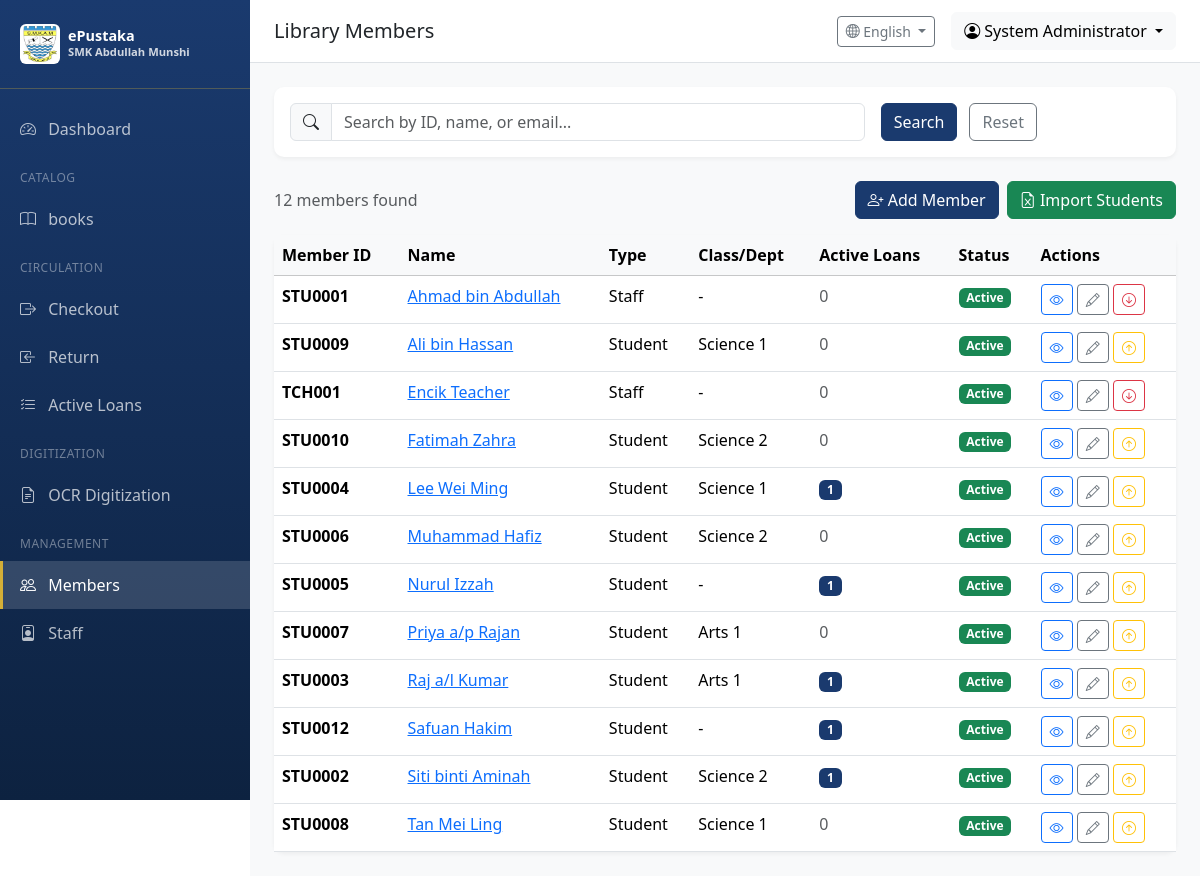
/users/members (signed in), run on the app's committed database.
### app/models/user.py (models this page shows, shortened)
class User(UserMixin, db.Model):
    __tablename__ = 'users'
    id = db.Column(db.Integer, primary_key=True)
    username = db.Column(db.String(64), unique=True, nullable=False, index=True)
    email = db.Column(db.String(120), unique=True, nullable=False, index=True)
    password_hash = db.Column(db.String(256), nullable=False)
    full_name = db.Column(db.String(128))
    is_active = db.Column(db.Boolean, default=True)
    role_id = db.Column(db.Integer, db.ForeignKey('roles.id'))
    created_at = db.Column(db.DateTime, default=datetime.utcnow)
    updated_at = db.Column(db.DateTime, default=datetime.utcnow, onupdate=datetime.utcnow)
    last_login = db.Column(db.DateTime)
    def can(self, perm):
        return self.role is not None and self.role.has_permission(perm)

### app/models/member.py (models this page shows, shortened)
class Member(UserMixin, db.Model):
    __tablename__ = 'members'
    id = db.Column(db.Integer, primary_key=True)
    member_id = db.Column(db.String(32), unique=True, nullable=False, index=True)  # Auto-generated, e.g., STU0001
    full_name = db.Column(db.String(128), nullable=False)
    email = db.Column(db.String(120), index=True)
    phone = db.Column(db.String(20))
    password_hash = db.Column(db.String(256))  # Password for member login
    member_type = db.Column(db.String(32), default='Student')  # Student, Staff, External
    form_level = db.Column(db.Integer, default=1)  # 1-5 for Forms 1-5, 6 for Graduated
    class_group = db.Column(db.String(64))  # e.g., "Science 1", "Arts 2"
    student_year = db.Column(db.Integer)  # Academic year (e.g., 2024-2025)
    total_books_read = db.Column(db.Integer, default=0)  # For NILAM leaderboard
    is_active = db.Column(db.Boolean, default=True)
    mark_for_deletion = db.Column(db.Boolean, default=False)  # Flag for admin deletion
    graduation_date = db.Column(db.DateTime)  # When student graduated
    last_login = db.Column(db.DateTime)  # Track active students by login
    notes = db.Column(db.Text)
    created_at = db.Column(db.DateTime, default=datetime.utcnow)
    updated_at = db.Column(db.DateTime, default=datetime.utcnow, onupdate=datetime.utcnow)
    loans = db.relationship('Loan', backref='member', lazy='dynamic')
    @property
    def active_loans_count(self):
        from app.models.circulation import Loan, LoanStatus
        return self.loans.filter(Loan.status == LoanStatus.ACTIVE.value).count()
    @property
    def overdue_loans_count(self):
        from app.models.circulation import Loan, LoanStatus
        return self.loans.filter(Loan.status == LoanStatus.OVERDUE.value).count()

### app/routes/users.py (the view, shortened to what this page needs)
@users_bp.route('/members')
@login_required
@permission_required(Permission.MANAGE_MEMBERS)
def member_list():
    page = request.args.get('page', 1, type=int)
    query = Member.query
    search = request.args.get('search', '').strip()
    members = query.order_by(Member.full_name).paginate(page=page, per_page=20)
    return render_template('users/member_list.html', members=members, search=search)

### app/templates/users/member_list.html (shortened to what this page needs)
{% extends "base.html" %}
{% block page_title %}Library Members{% endblock %}
{% block content %}
<div class="card table-card mb-4">
    <div class="card-body">
        <form method="GET" class="row g-3">
            <div class="col-md-8">
                <div class="input-group">
                    <span class="input-group-text"><i class="bi bi-search"></i></span>
                    <input type="text" class="form-control" name="search" placeholder="Search by ID, name, or email..." value="{{ search }}">
                </div>
            </div>
            <div class="col-md-4">
                <button type="submit" class="btn btn-primary me-2">Search</button>
                <a href="{{ url_for('users.member_list') }}" class="btn btn-outline-secondary">Reset</a>
            </div>
        </form>
    </div>
</div>
<div class="d-flex justify-content-between align-items-center mb-3">
    <p class="text-muted mb-0">{{ members.total }} members found</p>
    <div class="gap-2 d-flex">
        <a href="{{ url_for('users.add_member') }}" class="btn btn-primary">
            <i class="bi bi-person-plus"></i> Add Member
        </a>
        <a href="{{ url_for('users.import_students') }}" class="btn btn-success">
            <i class="bi bi-file-earmark-excel"></i> Import Students
        </a>
    </div>
</div>
<div class="card table-card">
    <div class="card-body p-0">
        <div class="table-responsive">
            <table class="table table-hover mb-0">
                <thead class="table-light">
                    <tr>
                        <th>Member ID</th>
                        <th>Name</th>
                        <th>Type</th>
                        <th>Class/Dept</th>
                        <th>Active Loans</th>
                        <th>Status</th>
                        <th>Actions</th>
                    </tr>
                </thead>
                <tbody>
                    {% for member in members.items %}
                    <tr>
                        <td><strong>{{ member.member_id }}</strong></td>
                        <td>
                            <a href="{{ url_for('users.view_member', member_id=member.id) }}">{{ member.full_name }}</a>
                        </td>
                        <td>{{ member.member_type }}</td>
                        <td>{{ member.class_group or '-' }}</td>
                        <td>
                            {% if member.active_loans_count > 0 %}
                                <span class="badge bg-primary">{{ member.active_loans_count }}</span>
                            {% else %}
                                <span class="text-muted">0</span>
                            {% endif %}
                        </td>
                        <td>
                            {% if member.is_active %}
                                <span class="badge bg-success">Active</span>
                            {% else %}
                                <span class="badge bg-secondary">Inactive</span>
                            {% endif %}
                        </td>
                        <td>
                            <a href="{{ url_for('users.view_member', member_id=member.id) }}" class="btn btn-sm btn-outline-primary" title="View">
                                <i class="bi bi-eye"></i>
                            </a>
                            <a href="{{ url_for('users.edit_member', member_id=member.id) }}" class="btn btn-sm btn-outline-secondary" title="Edit">
                                <i class="bi bi-pencil"></i>
                            </a>
                            {% if member.member_type == 'Student' %}
                                <form method="POST" action="{{ url_for('users.promote_to_staff', member_id=member.id) }}" style="display: inline;">
                                    <button type="submit" class="btn btn-sm btn-outline-warning" title="Promote to Staff" onclick="return confirm('Promote {{ member.full_name }} to Staff?')">
                                        <i class="bi bi-arrow-up-circle"></i>
                                    </button>
                                </form>
                            {% elif member.member_type in ['Staff', 'Student Assistant', 'Teacher'] %}
                                <form method="POST" action="{{ url_for('users.demote_from_staff', member_id=member.id) }}" style="display: inline;">
                                    <button type="submit" class="btn btn-sm btn-outline-danger" title="Demote to Student" onclick="return confirm('Demote {{ member.full_name }} to regular Student?')">
                                        <i class="bi bi-arrow-down-circle"></i>
                                    </button>
                                </form>
                            {% endif %}
                        </td>
                    </tr>
                    {% else %}
                    <tr>
                        <td colspan="7" class="text-center text-muted py-4">No members found</td>
                    </tr>
                    {% endfor %}
                </tbody>
            </table>
        </div>
    </div>
</div>
{% endblock %}

### app/templates/base.html (shortened to what this page needs)
<!DOCTYPE html>
<html lang="en">
<head>
    <link href="https://cdn.jsdelivr.net/npm/bootstrap@5.3.2/dist/css/bootstrap.min.css" rel="stylesheet">
    <link href="https://cdn.jsdelivr.net/npm/bootstrap-icons@1.11.1/font/bootstrap-icons.css" rel="stylesheet">
</head>
<body>
    {% if current_user.is_authenticated %}
    <nav class="sidebar">
        <div class="sidebar-brand">
            <div class="d-flex align-items-center">
                <img src="{{ url_for('static', filename='images/Lencana_Sekolah_Menengah_Kebangsaan_Abdullah_Munshi.jpg') }}"
                     alt="SMK Abdullah Munshi"
                     class="me-2 rounded"
                     style="width: 40px; height: 40px; object-fit: contain; background: white; padding: 2px;">
                <div>
                    <div style="font-size: 0.9rem; line-height: 1.2;">ePustaka</div>
                    <div style="font-size: 0.7rem; opacity: 0.8;">SMK Abdullah Munshi</div>
                </div>
            </div>
        </div>
        <ul class="nav flex-column">
            {% set is_member = current_user.__class__.__name__ == 'Member' %}
            {% if is_member %}
                {% set is_staff = current_user.member_type in ['Staff', 'Student Assistant', 'Librarian', 'Teacher'] %}
            {% else %}
                {% set is_staff = current_user.role and current_user.role.name != 'Student' %}
            {% endif %}
            {% if is_member and not is_staff %}
            <li class="sidebar-section">{{ t('student_portal') }}</li>
            <li class="nav-item">
                <a class="nav-link {% if request.endpoint == 'student.index' %}active{% endif %}" href="{{ url_for('student.index') }}">
                    <i class="bi bi-house"></i> {{ t('home') }}
                </a>
            </li>
            <li class="nav-item">
                <a class="nav-link {% if request.endpoint == 'student.search_books' %}active{% endif %}" href="{{ url_for('student.search_books') }}">
                    <i class="bi bi-search"></i> {{ t('search_books') }}
                </a>
            </li>
            <li class="nav-item">
                <a class="nav-link {% if request.endpoint == 'student.my_loans' %}active{% endif %}" href="{{ url_for('student.my_loans') }}">
                    <i class="bi bi-journal-bookmark"></i> {{ t('my_loans') }}
                </a>
            </li>
            <li class="nav-item">
                <a class="nav-link {% if request.endpoint == 'student.leaderboard' %}active{% endif %}" href="{{ url_for('student.leaderboard') }}">
                    <i class="bi bi-trophy"></i> {{ t('leaderboard') }}
                </a>
            </li>
            {% elif is_staff %}
            <li class="nav-item">
                <a class="nav-link {% if request.endpoint == 'main.dashboard' %}active{% endif %}" href="{{ url_for('main.dashboard') }}">
                    <i class="bi bi-speedometer2"></i> {{ t('dashboard') }}
                </a>
            </li>
            {% if current_user.can(1) or current_user.can(2) %}
            <li class="sidebar-section">{{ t('catalog') }}</li>
            <li class="nav-item">
                <a class="nav-link {% if 'catalog' in request.endpoint %}active{% endif %}" href="{{ url_for('catalog.index') }}">
                    <i class="bi bi-book"></i> {{ t('books') }}
                </a>
            </li>
            <li class="sidebar-section">{{ t('circulation') }}</li>
            <li class="nav-item">
                <a class="nav-link {% if request.endpoint == 'circulation.checkout' %}active{% endif %}" href="{{ url_for('circulation.checkout') }}">
                    <i class="bi bi-box-arrow-right"></i> {{ t('checkout') }}
                </a>
            </li>
            <li class="nav-item">
                <a class="nav-link {% if request.endpoint == 'circulation.return_book' %}active{% endif %}" href="{{ url_for('circulation.return_book') }}">
                    <i class="bi bi-box-arrow-in-left"></i> {{ t('return') }}
                </a>
            </li>
            <li class="nav-item">
                <a class="nav-link {% if request.endpoint == 'circulation.active_loans' %}active{% endif %}" href="{{ url_for('circulation.active_loans') }}">
                    <i class="bi bi-list-check"></i> {{ t('active_loans') }}
                </a>
            </li>
            {% endif %}
            {% if current_user.can(512) %}
            <li class="sidebar-section">{{ t('digitization') }}</li>
            <li class="nav-item">
                <a class="nav-link {% if 'ocr' in request.endpoint %}active{% endif %}" href="{{ url_for('ocr.index') }}">
                    <i class="bi bi-file-earmark-text"></i> {{ t('ocr_digitization') }}
                </a>
            </li>
            {% endif %}
            {% if current_user.can(128) %}
            <li class="sidebar-section">{{ t('management') }}</li>
            <li class="nav-item">
                <a class="nav-link {% if request.endpoint == 'users.member_list' %}active{% endif %}" href="{{ url_for('users.member_list') }}">
                    <i class="bi bi-people"></i> {{ t('members') }}
                </a>
            </li>
            {% endif %}
            {% if current_user.can(256) %}
            <li class="nav-item">
                <a class="nav-link {% if request.endpoint == 'users.staff_list' %}active{% endif %}" href="{{ url_for('users.staff_list') }}">
                    <i class="bi bi-person-badge"></i> {{ t('staff') }}
                </a>
            </li>
            {% endif %}
            {% endif %}
        </ul>
    </nav>
    <div class="main-content">
        <nav class="top-navbar d-flex justify-content-between align-items-center">
            <div>
                <h5 class="mb-0">{% block page_title %}{{ t('dashboard') }}{% endblock %}</h5>
            </div>
            <div class="d-flex align-items-center gap-3">
                <div class="dropdown">
                    <button class="btn btn-outline-secondary btn-sm dropdown-toggle" type="button" data-bs-toggle="dropdown">
                        <i class="bi bi-globe2"></i> {{ languages.get(current_language, 'English') }}
                    </button>
                </div>
                <div class="dropdown">
                    <button class="btn btn-light dropdown-toggle" type="button" data-bs-toggle="dropdown">
                        <i class="bi bi-person-circle"></i> {{ current_user.full_name or current_user.username }}
                    </button>
                </div>
            </div>
        </nav>
        <div class="content-wrapper">
            {% block content %}{% endblock %}
        </div>
    </div>
    {% else %}
    {% block public_content %}{% endblock %}
    {% endif %}
</body>
</html>

### data on the page
User: full_name "System Administrator"
Member: member_id "STU0001", full_name "Ahmad bin Abdullah", member_type "Staff", class_group "-", is_active "Active"
Member: member_id "STU0009", full_name "Ali bin Hassan", member_type "Student", class_group "Science 1", is_active "Active"
Member: member_id "TCH001", full_name "Encik Teacher", member_type "Staff", class_group "-", is_active "Active"
Member: member_id "STU0010", full_name "Fatimah Zahra", member_type "Student", class_group "Science 2", is_active "Active"
Member: member_id "STU0004", full_name "Lee Wei Ming", member_type "Student", class_group "Science 1", active_loans_count "1", is_active "Active"
Member: member_id "STU0006", full_name "Muhammad Hafiz", member_type "Student", class_group "Science 2", is_active "Active"
Member: member_id "STU0005", full_name "Nurul Izzah", member_type "Student", class_group "-", active_loans_count "1", is_active "Active"
Member: member_id "STU0007", full_name "Priya a/p Rajan", member_type "Student", class_group "Arts 1", is_active "Active"
Member: member_id "STU0003", full_name "Raj a/l Kumar", member_type "Student", class_group "Arts 1", active_loans_count "1", is_active "Active"
Member: member_id "STU0012", full_name "Safuan Hakim", member_type "Student", class_group "-", active_loans_count "1", is_active "Active"
Member: member_id "STU0002", full_name "Siti binti Aminah", member_type "Student", class_group "Science 2", active_loans_count "1", shows "Active"
Member: member_id "STU0008", full_name "Tan Mei Ling", member_type "Student", class_group "Science 1", is_active "Active"

### other printed values
{{ t('dashboard') }} "Dashboard"
{{ t('catalog') }} "CATALOG"
{{ t('books') }} "books"
{{ t('circulation') }} "CIRCULATION"
{{ t('checkout') }} "Checkout"
{{ t('return') }} "Return"
{{ t('active_loans') }} "Active Loans"
{{ t('digitization') }} "DIGITIZATION"
{{ t('ocr_digitization') }} "OCR Digitization"
{{ t('management') }} "MANAGEMENT"
{{ t('members') }} "Members"
{{ t('staff') }} "Staff"
{{ languages.get(current_language, 'English') }} "English"
{{ members.total }} "12"
